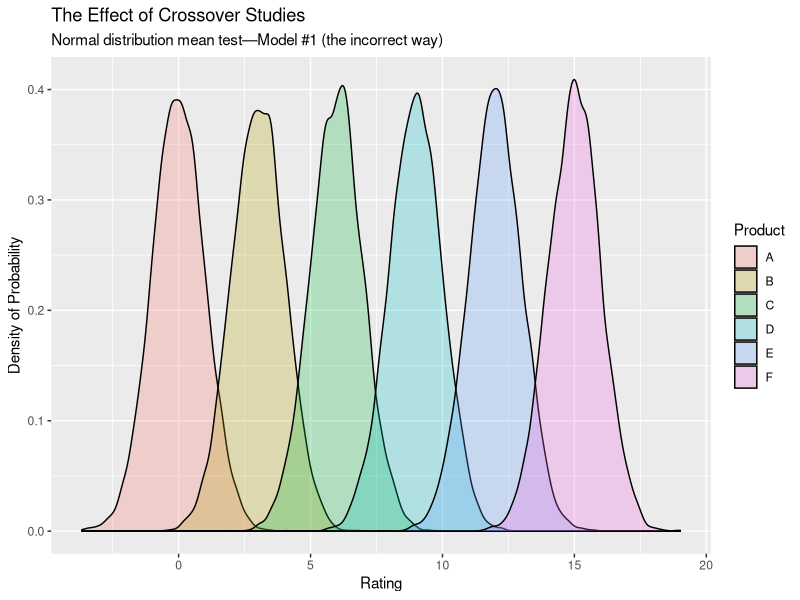
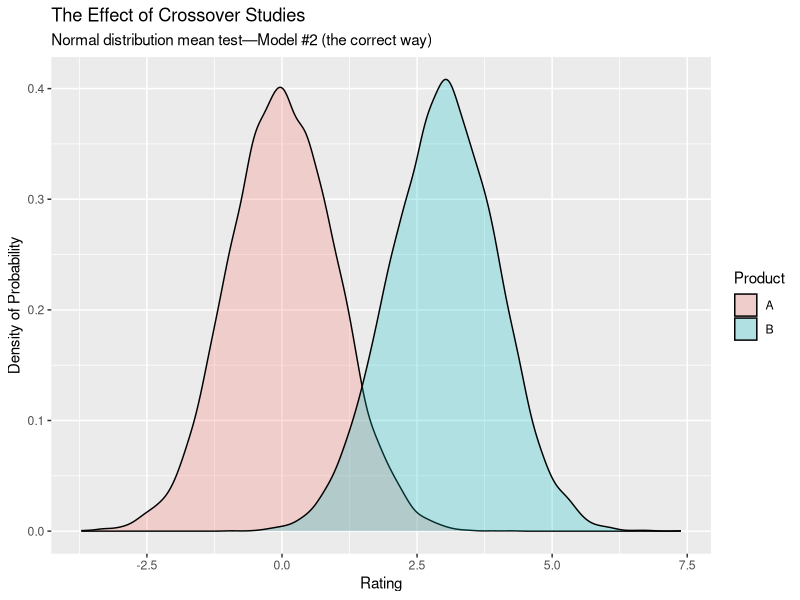

These charts were generated, in order, by the following R code:
# crossover.r
# Jack Margeson, Summer of 2019
# R script for analyzing the effect of crossover studies. Part of an internship project for Proctor & Gamble.

# Library inclusions
library(ggplot2)
library(reshape2)

#--------------- Model #1 ---------------#

# Model #1 - Normal distribution mean test
# The point of this test is to show difference in product means for Model #1 (the incorrect way)
# Tests the rnorm() function with same paramaters going to be used in data generation.
model1.df <- data.frame(A = rnorm(10000, 0), B = rnorm(10000, 3), C = rnorm(10000, 6), D = rnorm(10000, 9), E = rnorm(10000, 12), F = rnorm(10000, 15))
model1.df.melt <- melt(model1.df)
model1.plot <- ggplot(model1.df.melt, aes(x = value, fill = variable)) + 
  geom_density(alpha = 0.25)
model1.plot + labs(
  title = "The Effect of Crossover Studies",
  subtitle="Normal distribution mean test—Model #1 (the incorrect way)",
  x = "Rating", 
  y = "Density of Probability", 
  fill = "Product")

# Model #1 - Data generation
# Each vector in the list repersents a sequence.
# While there are only 6 products, each sequence contains 12 data points, as there are 2 subjects per sequence.
# Seperating subjects does not matter in Model #1, as all subjects will contribute to the same mean.
model1.data <- list()
for(i in 1:6) { # for each sequence
  model1.data[[i]] = c(rnorm(1, 0), rnorm(1, 3), rnorm(1, 6), rnorm(1, 9),  rnorm(1, 12), rnorm(1, 15), # subject 1
                       rnorm(1, 0), rnorm(1, 3), rnorm(1, 6), rnorm(1, 9),  rnorm(1, 12), rnorm(1, 15)) # subject 2
}

#--------------- Model #2 ---------------#

# Model #2 - Normal distribution mean test
# The point of this test is to show difference in product means for Model #2 (the correct way)
# Tests the rnorm() function with same paramaters going to be used in data generation.
# This test only uses two products, as Model #2 only uses 2 products.
model2.df <- data.frame(A = rnorm(10000, 0), B = rnorm(10000, 3))
model2.df.melt <- melt(model2.df)
model2.plot <- ggplot(model2.df.melt, aes(x = value, fill = variable)) + 
  geom_density(alpha = 0.25)
model2.plot + labs(
  title = "The Effect of Crossover Studies",
  subtitle="Normal distribution mean test—Model #2 (the correct way)",
  x = "Rating", 
  y = "Density of Probability", 
  fill = "Product")

# Model #2 - Data generation
# In this model, subjects are seperated into their own lists.
# This is so when processed, their A and B product values can be independently meaned before coming together.
# Each vector in these list repersents a sequence.
model2.data.subject1 <- list()
model2.data.subject2 <- list()
for(i in 1:4) { # for each product
  model2.data.subject1[[i]] = c(rnorm(1, 0), rnorm(1, 3), rnorm(1, 3), rnorm(1, 0)) # A B B A
  model2.data.subject2[[i]] = c(rnorm(1, 0), rnorm(1, 3), rnorm(1, 3), rnorm(1, 0)) # A B B A
}